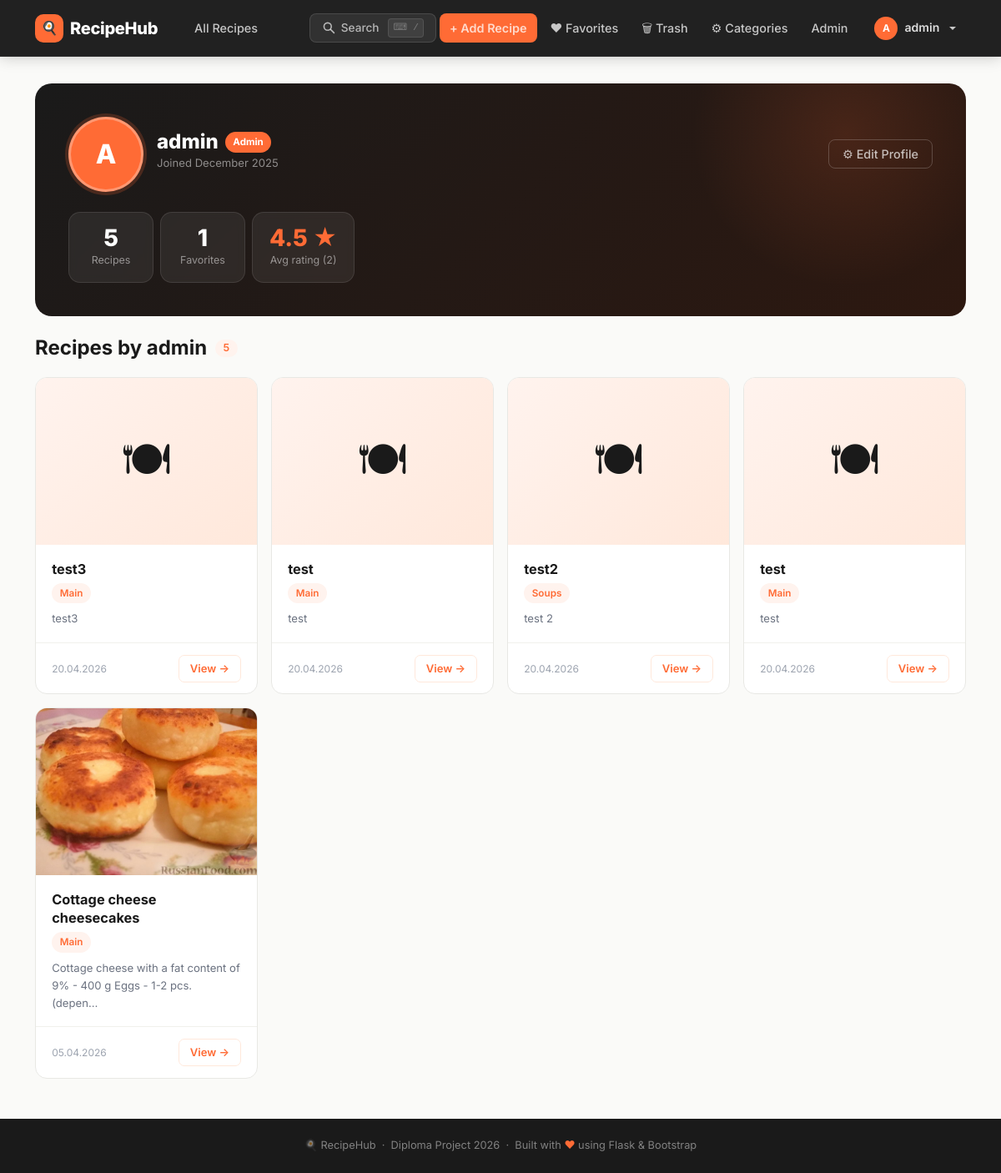
The app's page /user/admin (signed in) with its own data.
### entities/user.py (models this page shows, shortened)
class User(UserMixin, db.Model):
    __tablename__ = 'users'
    id            = db.Column(db.Integer, primary_key=True)
    username      = db.Column(db.String(100), unique=True, nullable=False)
    email         = db.Column(db.String(255), unique=True, nullable=False, index=True)
    password_hash = db.Column(db.String(255), nullable=False)
    role          = db.Column(db.String(20), default='user')  # 'user' | 'admin'
    bio           = db.Column(db.Text, nullable=True)
    avatar_path   = db.Column(db.String(512), nullable=True)
    is_active     = db.Column(db.Boolean, default=True, nullable=False)
    created_at    = db.Column(db.DateTime, default=datetime.utcnow)
    updated_at    = db.Column(db.DateTime, default=datetime.utcnow, onupdate=datetime.utcnow)
    recipes  = db.relationship('Recipe', backref='author', lazy='dynamic',
                               foreign_keys='Recipe.author_id')
    favorites = db.relationship('Favorite', backref='user', lazy='dynamic')
    ratings   = db.relationship('Rating',   backref='user', lazy='dynamic')
    comments  = db.relationship('Comment',  backref='user', lazy='dynamic')
    def is_admin(self):
        return self.role == 'admin'

### entities/recipe.py (models this page shows, shortened)
class Recipe(db.Model):
    __tablename__ = 'recipes'
    id          = db.Column(db.Integer, primary_key=True)
    title       = db.Column(db.String(255), nullable=False)
    description = db.Column(db.String(500), nullable=True)   # short summary
    ingredients  = db.Column(db.Text, nullable=False)
    instructions = db.Column(db.Text, nullable=False)
    prep_time  = db.Column(db.Integer,     nullable=True)   # minutes
    cook_time  = db.Column(db.Integer,     nullable=True)   # minutes
    servings   = db.Column(db.Integer,     nullable=True)
    difficulty = db.Column(db.String(20),  nullable=True)   # 'easy' | 'medium' | 'hard'
    image_path  = db.Column(db.String(512), nullable=True)
    author_id   = db.Column(db.Integer, db.ForeignKey('users.id'),      nullable=True)
    category_id = db.Column(db.Integer, db.ForeignKey('categories.id'), nullable=True)
    is_published = db.Column(db.Boolean, default=True,  nullable=False)
    is_deleted   = db.Column(db.Boolean, default=False, nullable=False, index=True)
    deleted_at   = db.Column(db.DateTime, nullable=True)
    view_count   = db.Column(db.Integer,  default=0,    nullable=False)
    created_at = db.Column(db.DateTime, default=datetime.utcnow)
    updated_at = db.Column(db.DateTime, default=datetime.utcnow, onupdate=datetime.utcnow)
    steps              = db.relationship('RecipeStep',       backref='recipe', lazy='dynamic',
                                         order_by='RecipeStep.step_number',
                                         cascade='all, delete-orphan')
    recipe_ingredients = db.relationship('RecipeIngredient', backref='recipe', lazy='dynamic',
                                         cascade='all, delete-orphan')
    tags               = db.relationship('Tag', secondary=recipe_tags,
                                         backref='recipes', lazy='subquery')
    favorites          = db.relationship('Favorite', backref='recipe', lazy='dynamic',
                                         cascade='all, delete-orphan')
    ratings            = db.relationship('Rating',   backref='recipe', lazy='dynamic',
                                         cascade='all, delete-orphan')
    comments           = db.relationship('Comment',  backref='recipe', lazy='dynamic',
                                         cascade='all, delete-orphan')

### entities/category.py (models this page shows, shortened)
class Category(db.Model):
    __tablename__ = 'categories'
    id          = db.Column(db.Integer, primary_key=True)
    name        = db.Column(db.String(120), unique=True, nullable=False)
    slug        = db.Column(db.String(140), unique=True, nullable=False)
    description = db.Column(db.String(255), nullable=True)
    image_path  = db.Column(db.String(512), nullable=True)
    created_at  = db.Column(db.DateTime, default=datetime.utcnow)
    recipes = db.relationship('Recipe', backref='category', lazy='dynamic')

### app.py (the view)
@app.route('/user/<username>')
def profile(username):
    user = User.query.filter_by(username=username).first_or_404()
    recipes = Recipe.query.filter_by(author_id=user.id, is_deleted=False).order_by(Recipe.created_at.desc()).all()
    fav_count = Favorite.query.filter_by(user_id=user.id).count()
    recipe_ids = [r.id for r in recipes]
    if recipe_ids:
        avg_author = db.session.query(db.func.avg(Rating.value)).filter(Rating.recipe_id.in_(recipe_ids)).scalar()
        total_ratings = Rating.query.filter(Rating.recipe_id.in_(recipe_ids)).count()
        avg_author = round(avg_author, 1) if avg_author else None
    else:
        avg_author, total_ratings = None, 0
    return render_template('profile.html', profile_user=user, recipes=recipes, fav_count=fav_count,
                           avg_author=avg_author, total_ratings=total_ratings)

### templates/profile.html (shortened to what this page needs)
{% extends "base.html" %}
{% block content %}
<div class="profile-header mb-4">
  <div class="row align-items-center g-3" style="position:relative;z-index:1;">
    <div class="col-auto">
      {% if profile_user.avatar_path %}
        <img src="/{{ profile_user.avatar_path }}" class="profile-avatar" alt="{{ profile_user.username }}">
      {% else %}
        <div class="profile-avatar-placeholder">{{ profile_user.username[0].upper() }}</div>
      {% endif %}
    </div>
    <div class="col">
      <div class="d-flex align-items-center gap-2 flex-wrap">
        <h1 class="profile-name mb-0">{{ profile_user.username }}</h1>
        {% if profile_user.is_admin() %}
          <span style="font-size:.72rem;font-weight:700;background:var(--accent);color:#fff;
                       padding:.2rem .6rem;border-radius:999px;">Admin</span>
        {% endif %}
      </div>
      <p class="profile-joined mb-2">Joined {{ profile_user.created_at.strftime('%B %Y') }}</p>
    </div>
    <div class="col-auto">
      {% if current_user.is_authenticated and current_user.id == profile_user.id %}
        <a href="{{ url_for('profile_settings') }}" class="btn-ghost"
           style="border-color:rgba(255,255,255,.2);color:rgba(255,255,255,.7);">
          ⚙ Edit Profile
        </a>
      {% endif %}
    </div>
  </div>
  <div class="row g-2 mt-3" style="position:relative;z-index:1;">
    <div class="col-4 col-sm-auto" style="min-width:110px;">
      <div class="stat-card">
        <div class="stat-value">{{ recipes|length }}</div>
        <div class="stat-label">Recipes</div>
      </div>
    </div>
    <div class="col-4 col-sm-auto" style="min-width:110px;">
      <div class="stat-card">
        <div class="stat-value">{{ fav_count }}</div>
        <div class="stat-label">Favorites</div>
      </div>
    </div>
    <div class="col-4 col-sm-auto" style="min-width:110px;">
      <div class="stat-card">
        {% if avg_author %}
          <div class="stat-value accent">{{ avg_author }} ★</div>
          <div class="stat-label">Avg rating ({{ total_ratings }})</div>
        {% else %}
          <div class="stat-value" style="color:rgba(255,255,255,.3);">—</div>
          <div class="stat-label">No ratings</div>
        {% endif %}
      </div>
    </div>
  </div>
</div>
<h2 class="section-title">
  Recipes by {{ profile_user.username }}
  <span class="count-badge">{{ recipes|length }}</span>
</h2>
{% if recipes %}
  <div class="row g-3">
    {% for r in recipes %}
    <div class="col-xl-3 col-lg-4 col-sm-6 recipe-card-anim">
      <div class="recipe-card">
        <div class="recipe-card-img-wrap">
          {% if r.image_path %}
            <img src="/{{ r.image_path }}" alt="{{ r.title }}">
          {% else %}
            <div class="recipe-card-no-img">🍽</div>
          {% endif %}
        </div>
        <div class="recipe-card-body">
          <div class="recipe-card-title">{{ r.title }}</div>
          <div class="recipe-card-meta">
            {% if r.category %}
              <span class="cat-badge">{{ r.category.name }}</span>
            {% endif %}
          </div>
          <p style="font-size:.82rem;color:var(--text-muted);margin:0;flex:1;">
            {{ r.ingredients[:70] }}{% if r.ingredients|length > 70 %}…{% endif %}
          </p>
        </div>
        <div class="recipe-card-footer">
          <small style="color:var(--text-light);font-size:.75rem;">
            {{ r.created_at.strftime('%d.%m.%Y') }}
          </small>
          <a href="{{ url_for('recipe_page', recipe_id=r.id) }}" class="btn-view">View →</a>
        </div>
      </div>
    </div>
    {% endfor %}
  </div>
{% endif %}
{% endblock %}

### templates/base.html (shortened to what this page needs)
<!doctype html>
<html lang="en">
<head>
  <link href="https://cdn.jsdelivr.net/npm/bootstrap@5.3.0/dist/css/bootstrap.min.css" rel="stylesheet">
  <link rel="stylesheet" href="{{ url_for('static', filename='css/main.css') }}">
</head>
<body>
<nav class="navbar navbar-expand-lg">
  <div class="container">
    <a class="navbar-brand" href="{{ url_for('index') }}">
      <span class="brand-icon">🍳</span>
      RecipeHub
    </a>
    <div class="collapse navbar-collapse" id="navMenu">
      <ul class="navbar-nav me-auto ms-3">
        <li class="nav-item">
          <a class="nav-link" href="{{ url_for('all_recipes') }}">All Recipes</a>
        </li>
      </ul>
      <ul class="navbar-nav ms-auto align-items-center gap-1">
        <li class="nav-item">
          <button class="nav-search-btn" id="navSearchTrigger" title="Search (/)">
            <svg width="16" height="16" viewBox="0 0 20 20" fill="none"
                 stroke="currentColor" stroke-width="2" stroke-linecap="round">
              <circle cx="8.5" cy="8.5" r="5.5"/>
              <line x1="13" y1="13" x2="18" y2="18"/>
            </svg>
            Search
            <span class="nav-search-hint">⌨ /</span>
          </button>
        </li>
        {% if current_user.is_authenticated %}
          <li class="nav-item">
            <a class="nav-link nav-add-btn" href="{{ url_for('add_recipe') }}">+ Add Recipe</a>
          </li>
          <li class="nav-item">
            <a class="nav-link" href="{{ url_for('favorites') }}">♥ Favorites</a>
          </li>
          <li class="nav-item">
            <a class="nav-link" href="{{ url_for('trash') }}">🗑 Trash</a>
          </li>
          {% if current_user.is_admin() %}
            <li class="nav-item">
              <a class="nav-link" href="{{ url_for('categories') }}">⚙ Categories</a>
            </li>
            <li class="nav-item">
              <a class="nav-link" href="{{ url_for('admin_panel') }}">Admin</a>
            </li>
          {% endif %}
          <li class="nav-item dropdown ms-1">
            <a class="nav-link dropdown-toggle d-flex align-items-center gap-2"
               href="#" data-bs-toggle="dropdown">
              {% if current_user.avatar_path %}
                <img src="/{{ current_user.avatar_path }}" class="nav-avatar" alt="">
              {% else %}
                <span class="nav-avatar-placeholder">{{ current_user.username[0].upper() }}</span>
              {% endif %}
              <span style="font-size:.88rem;font-weight:600;color:rgba(255,255,255,.85)">
                {{ current_user.username }}
              </span>
            </a>
          </li>
        {% endif %}
      </ul>
    </div>
  </div>
</nav>
<main class="main-content">
  <div class="container">
    <div class="page-enter">
      {% block content %}{% endblock %}
    </div>
  </div>
</main>
<footer class="site-footer">
  🍳 RecipeHub &nbsp;·&nbsp; Diploma Project 2026 &nbsp;·&nbsp;
  Built with <span style="color:var(--accent)">♥</span> using Flask &amp; Bootstrap
</footer>
</body>
</html>

### records on screen
User: username "A", username "admin", created_at "December 2025"
Recipe: title "test3", category.name "Main", ingredients "test3", created_at "20.04.2026"
Recipe: title "test", category.name "Main", ingredients "test", created_at "20.04.2026"
Recipe: title "test2", category.name "Soups", ingredients "test 2", created_at "20.04.2026"
Recipe: title "test", category.name "Main", ingredients "test", created_at "20.04.2026"
Recipe: image_path (picture), title "Cottage cheese cheesecakes", category.name "Main", ingredients "Cottage cheese with a fat content of 9% - 400 g Eggs - 1-2 pcs. (depen", created_at "05.04.2026"

### other values on screen
{{ recipes|length }} "5"
{{ fav_count }} "1"
{{ avg_author }} "4.5"
{{ total_ratings }} "2"
